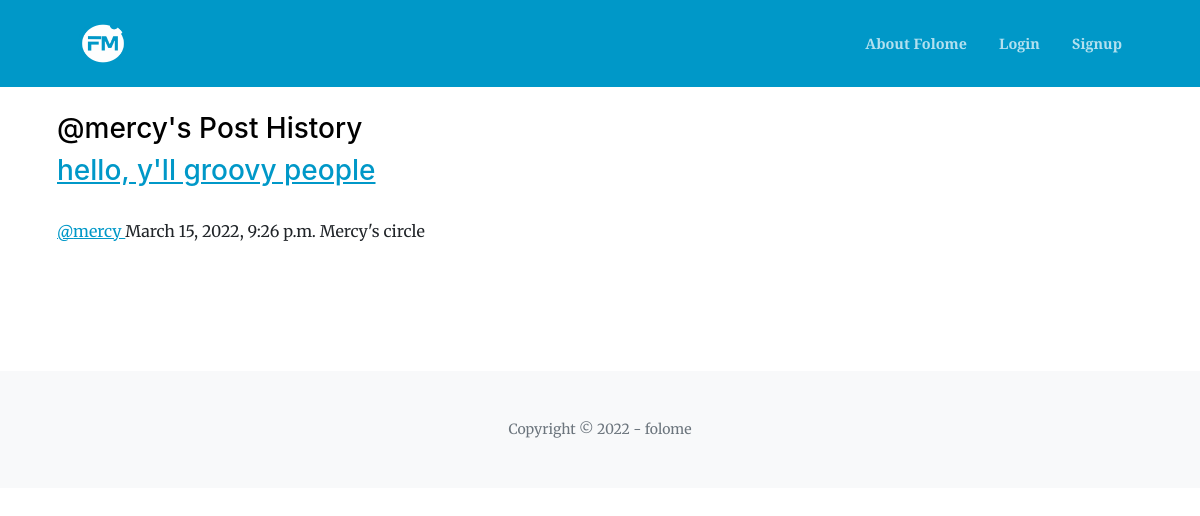
Page /posts/by/mercy/ on the earlier database version.
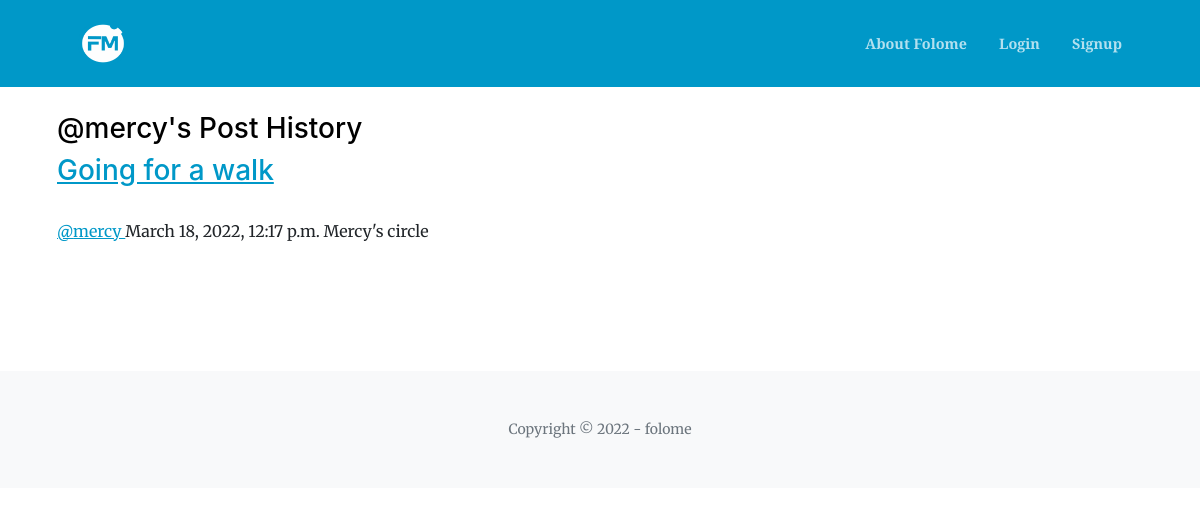
Same page on the later database version.
### posts/models.py (models this page shows, shortened)
class Post(models.Model):
    user = models.ForeignKey(User, related_name='posts', on_delete=models.CASCADE)
    created_at = models.DateTimeField(auto_now=True)
    message = models.CharField(verbose_name="Message", max_length=50, default='')
    start = models.CharField(verbose_name="Start", max_length=100, default='')
    destination = models.CharField(verbose_name="Destination", max_length=100, default='')
    circle = models.ForeignKey(Circle, related_name='posts', on_delete=models.CASCADE)
    class Meta:
        ordering = ['-created_at']
        unique_together = ['user', 'message', 'start', 'destination']

### circle/models.py (models this page shows, shortened)
class Circle(models.Model):
    owner = models.ForeignKey(
        User, on_delete=models.CASCADE, related_name="circle_owner", null=True)
    name = models.CharField(max_length=255, unique=True)
    slug = models.SlugField(allow_unicode=True, unique=True)
    description = models.TextField(blank=True, default='')
    members = models.ManyToManyField(User, through='CircleMember')
    date_created = models.DateTimeField(auto_now_add=True)
    class Meta:
        ordering = ['name', 'owner']

### posts/views.py (the view)
# urls.py: path('by/<username>/', views.UserPosts.as_view(), name='for_user'),
class UserPosts(generic.ListView):
    model = models.Post
    template_name = 'posts/user_post_list.html'
    def get_queryset(self):
        try:
            self.post_user = User.objects.prefetch_related('posts').get(username__iexact=self.kwargs.get('username'))
        except User.DoesNotExist:
            raise Http404
        else:
            return self.post_user.posts.all()
    def get_context_data(self, **kwargs):
        context = super().get_context_data(**kwargs)
        context['post_user'] = self.post_user
        return context

### templates/posts/user_post_list.html
{% extends "base.html" %}
{% load bootstrap5 %}
{% load static %}
{% block content %}
<section class="ftco-section">
		<div class="container">
			<div class="col-md-8">
				<h3>@{{ post_user.username }}'s Post History</h3>
				{% for post in post_list %}
					{% include "posts/_post.html" %}
				{% endfor %}
			</div>
		</div>
</section>
{% endblock %}

### templates/posts/_post.html (shortened to what this page needs)
<div class="">
    <h3>
        <a href="{% url 'posts:single' username=post.user.username pk=post.pk %}">
            {{ post.message }}
        </a>
    </h3>
        <p class="media-heading">
            <span class="username">
                <a href="{% url 'posts:for_user' username=post.user.username %}">
                    <br/>@{{ post.user.username }}
                </a>
            </span>
               {{ post.created_at }}
            {% if post.circle %}
			{{ post.circle.name }}
			{% endif %}
        </p>
</div>

Differences in the rows shown:
removed Post: message "hello, y'll groovy people", user.username "mercy", created_at "March 15, 2022, 9:26 p.m.", circle.name "Mercy's circle"
added Post: message "Going for a walk", user.username "mercy", created_at "March 18, 2022, 12:17 p.m.", circle.name "Mercy's circle"
